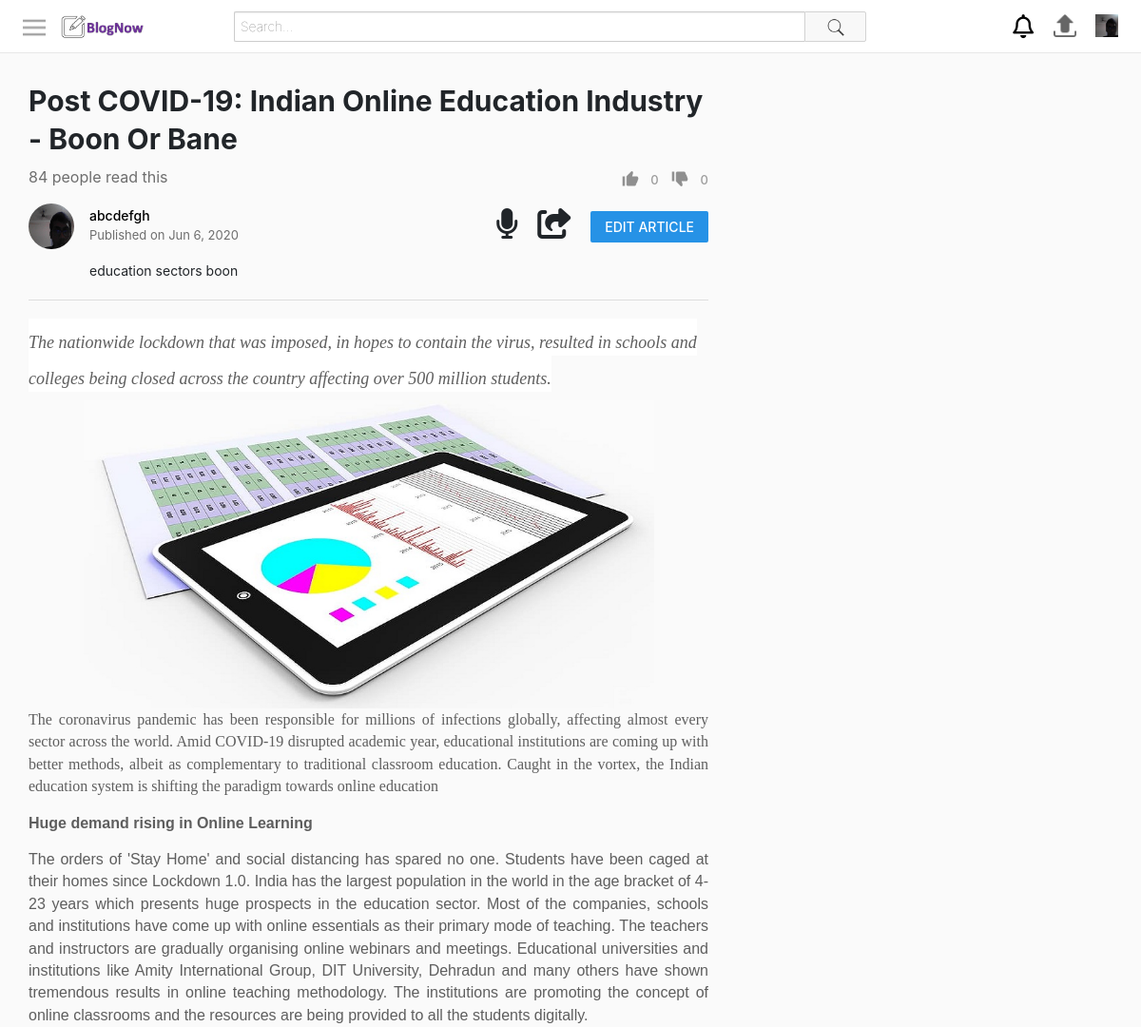
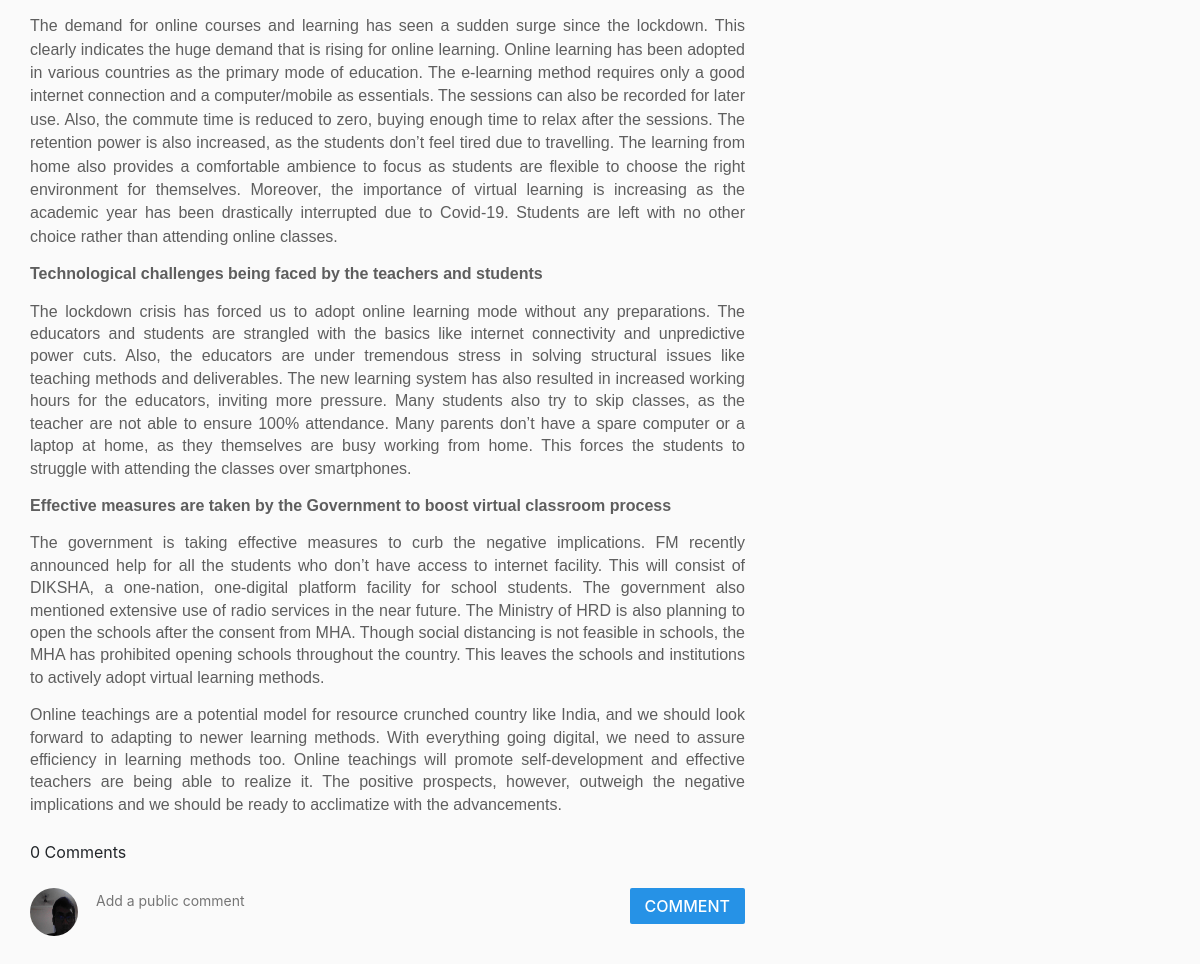
/read.php?id=171 (signed in), run on the app's committed database (2 pictures, top to bottom).
### tables this page shows
CREATE TABLE `users` (
  `id` int(11) NOT NULL,
  `firstName` varchar(25) NOT NULL,
  `lastName` varchar(25) NOT NULL,
  `username` varchar(25) NOT NULL,
  `email` varchar(100) NOT NULL,
  `password` varchar(255) NOT NULL,
  `signUpDate` datetime NOT NULL DEFAULT current_timestamp(),
  `profilePic` varchar(255) NOT NULL,
  `statusPaused` int(11) NOT NULL DEFAULT 0,
  `statusPaused2` int(11) NOT NULL DEFAULT 0
);

CREATE TABLE `articles` (
  `id` int(11) NOT NULL,
  `uploadedBy` varchar(50) NOT NULL,
  `title` varchar(70) NOT NULL,
  `description` varchar(1000) NOT NULL,
  `privacy` int(11) NOT NULL,
  `category` int(11) NOT NULL,
  `uploadDate` datetime NOT NULL DEFAULT current_timestamp(),
  `views` int(11) NOT NULL,
  `length` varchar(10) NOT NULL,
  `content` varchar(10000) NOT NULL
);

### includes/classes/User.php (called while the page is built, shortened)
<?php
class User{
    private $con, $sqlData, $username;
    public function __construct($con, $username) {
        $this->con=$con;
        $query=$this->con->prepare("SELECT * FROM users WHERE username = :un");
        $query->bindParam(":un", $username);
        $query->execute();
        $this->sqlData=$query->fetch(PDO::FETCH_ASSOC);
        $this->username=$username;
    }
    public static function isLoggedIn() {
        return isset($_SESSION["userLoggedIn"]);
    }
    public function getUsername() {
        return $this->username;
    }
    public function getProfilePic() {
        if($this->sqlData)
            return $this->sqlData["profilePic"];
        else
            return "assets/images/profilePictures/default.png";
    }
}
?>

### includes/classes/Article.php (called while the page is built, shortened)
<?php
class Article{
    private $con, $sqlData, $userLoggedInObj;
    public function __construct($con, $input, $userLoggedInObj) {
        $this->con=$con;
        $this->userLoggedInObj=$userLoggedInObj;
        if(is_array($input)){
            $this->sqlData=$input;
        }
        else{
            $query=$this->con->prepare("SELECT * FROM articles WHERE id = :id");
            $query->bindParam(":id", $input);
            $query->execute();
            $this->sqlData=$query->fetch(PDO::FETCH_ASSOC);
        }
    }
    public function getId() {
        return $this->sqlData["id"];
    }
    public function getUploadedBy() {
        return $this->sqlData["uploadedBy"];
    }
    public function getTitle() {
        return $this->sqlData["title"];
    }
    public function getDescription() {
        return $this->sqlData["description"];
    }
    public function getContent() {
        return $this->sqlData["content"];
    }
    public function getUploadDate() {
        $date=$this->sqlData["uploadDate"];
        return date("M j, Y", strtotime($date));
    }
    public function getViews() {
        return $this->sqlData["views"];
    }
    public function incrementViews() {
        $articleId=$this->getId();
        $this->sqlData["views"]=$this->sqlData["views"]+1;
    }
        public function getLikes() {
        $query=$this->con->prepare("SELECT count(*) as'count' FROM likes WHERE articleId=:articleId");
        $query->bindParam(":articleId", $articleId);
        $query->execute();
        $data=$query->fetch(PDO::FETCH_ASSOC);
        return $data["count"];
        }
        public function getDislikes() {
            $query=$this->con->prepare("SELECT count(*) as'count' FROM dislikes WHERE articleId=:articleId");
            $query->bindParam(":articleId", $articleId);
            $query->execute();
            $data=$query->fetch(PDO::FETCH_ASSOC);
            return $data["count"];
            }
            public function wasLikedBy() {
                $query=$this->con->prepare("SELECT * FROM likes WHERE username=:username and articleId=:articleId");
                $query->bindParam(":username", $username);
                $query->bindParam(":articleId", $id);
                $id=$this->getId();
                $username=$this->userLoggedInObj->getUsername();
                $query->execute();
                return $query->rowCount() >0;
            }
            public function wasDislikedBy() {
                $query=$this->con->prepare("SELECT * FROM dislikes WHERE username=:username and articleId=:articleId");
                $query->bindParam(":username", $username);
                $query->bindParam(":articleId", $id);
                $query->execute();
                return $query->rowCount() >0;
            }
}
?>

### includes/classes/ButtonProvider.php (the view, shortened to what this page needs)
<?php
class ButtonProvider {
    public static $signInFunction="notSignedIn()";
    public static function createLink($link) {
        return User::isLoggedIn() ? $link: ButtonProvider::$signInFunction;
    }
    public static function createButton($text, $imageSrc, $action, $class) {
       $image=($imageSrc==null)?"":"<img src='$imageSrc'>";
       $action=ButtonProvider::createLink($action);
        return "<button class='$class' onclick='$action' >
                    $image
                    <span class='text'>$text</span>
                </button>";
    }
    public static function createHyperlinkButton($text, $imageSrc, $href, $class) {
        $image=($imageSrc==null)?"":"<img src='$imageSrc'>";
         return "<a href='$href'>
                    <button class='$class' >
                        $image
                        <span class='text'>$text</span>
                    </button>
                 </a>";
     }
    public static function createUserProfileButton($con, $username) {
        $userObj=new User($con, $username);
        $profilePic=$userObj->getProfilePic();
        $link="profile.php?username=$username";
        if($username=="") {
            $userProfile="<a onclick='notSignedIn2(this)'>";
        }
        else {
            $userProfile="<a href='$link'>";
        }
        return "$userProfile
                    <img src='$profilePic' class='profilePicture'>
                </a>";
    }
    public static function createEditArticleButton($articleId) {
        $href="editArticle.php?articleId=$articleId";
        $button=ButtonProvider::createHyperlinkButton("EDIT ARTICLE", null, $href, "edit button");
        return "<div class=editArticleButtonContainer>
            $button
        </div>";
    }
    public static function createUserProfileNavigationButton($con, $username) {
        if(User::isLoggedIn()) {
            return ButtonProvider::createUserProfileButton($con, $username);
        }
        else {
            return "<a href='signIn.php'>
                        <span class='signInLink'>SIGN IN</span>
                    </a>";
        }
    }
}
?>

### includes/classes/ArticleInfoSection.php
<?php
require_once("includes/classes/ArticleInfoControls.php");
class  ArticleInfoSection {
    private $con, $article, $userLoggedInObj;
    public function __construct($con, $article, $userLoggedInObj) {
            $this->article=$article;
            $this->con=$con;
            $this->userLoggedInObj=$userLoggedInObj;
    }
    public function create() {
        return $this->createPrimaryInfo() . $this->createSecondaryInfo();
    }
    private function createPrimaryInfo() {
        $title=$this->article->getTitle();
        $views=$this->article->getViews();
        $articleInfoControls=new ArticleInfoControls($this->article, $this->userLoggedInObj);
        $controls=$articleInfoControls->create();
        return "<div class='articleInfo'>
                    <h1>$title</h1>
                    <div class='bottomSection'>
                        <span class='viewCount'>$views people read this</span>
                        $controls
                    </div>
                </div>";
    }
    private function createSecondaryInfo() {
        $description=$this->article->getDescription();
        $uploadDate=$this->article->getUploadDate();
        $uploadedBy=$this->article->getUploadedBy();
        $profileButton=ButtonProvider::createUserProfileButton($this->con, $uploadedBy);
        if($uploadedBy == $this->userLoggedInObj->getUsername()) {
            $actionButton=ButtonProvider::createEditArticleButton($this->article->getId());
        }
        else {
            $userToObj=new User($this->con, $uploadedBy);
            $actionButton=ButtonProvider::createSubscriberButton($this->con, $userToObj, $this->userLoggedInObj);
        }
        $btn="btn";
        $speak="<a class='iconMargin' id='speaker'>
                    <i class='fas fa-2x fa-microphone'></i>
                </a>";
        $share="<a class='iconMargin' id='$btn'>
                    <i class='fas fa-2x fa-share-square'></i>
                </a>";
        return "<div class='secondaryInfo'>
                    <div class='topRow'>
                    $profileButton
                    <div class='uploadInfo'>
                        <span class='owner'>
                            <a href='profile.php?username=$uploadedBy'>
                                $uploadedBy
                            </a>
                        </span>
                        <span class='date'>Published on $uploadDate</span>
                    </div>
                    $speak
                    $share
                    $actionButton
                    </div>
                    <div class='descriptionContainer'>
                        $description
                    </div>
                </div>";
    }
}
?>

### includes/classes/ArticleRead.php
<?php
class ArticleRead {
    private $article;
    public function __construct($article) {
            $this->article=$article;
    }
    public function create() {
        $content=$this->article->getContent();
        return "<div class='articleRead'>
                    $content
                </div>";
    }
}
?>

### assets/css/style.css (style rules this page uses)
html, body { height:100%; padding:0; margin:0; }
#mastHeadContainer button:not(.searchButton), #mastHeadContainer .rightIcons img { cursor: pointer; width: 40px; height: 40px; padding: 8px; box-sizing: border-box; border: none; background-color: transparent; }
#mastHeadContainer .rightIcons a { vertical-align: top; }
.readLeftColumn .articleRead { width:100%; }
.articleInfo { width: 100%; padding: 20px 0 8px 0; }
.articleInfo h1 { display: block; overflow: hidden; font-size: 30px; font-weight: 750; line-height: 40px; }
.articleInfo .bottomSection { display: flex; }
.articleInfo .bottomSection .viewCount { color: rgba(17,17,17,0.6); font-size: 16px; flex: 1; }
.articleInfo .bottomSection .controls button { padding: 0; background-color: transparent; border: none; color: rgba(17,17,17,0.4); font-weight: 500; font-size: 13px; cursor: pointer; }
.articleInfo .bottomSection .controls button img { height:20px; width:20px; margin:4px 8px 8px 8px; }
.secondaryInfo .topRow { display: flex; margin-bottom: 12px; }
.profilePicture { height:100% }
.secondaryInfo .topRow .profilePicture { margin-right: 16px; width: 48px; height: 48px; border-radius: 50%; }
.secondaryInfo .topRow .uploadInfo { flex:1; display:flex; flex-direction:column; margin-right: 10px }
.secondaryInfo .topRow .uploadInfo .date { color: rgba(17,17,17,0.6); font-size:13px; font-weight:400; }
.secondaryInfo .descriptionContainer { margin-left: 64px; max-width: 615px; font-size: 14px; font-weight: 400; line-height: 21px; }
.secondaryInfo { border-bottom: 1px solid #dedede; padding-bottom: 20px; margin-bottom: 20px; }
.secondaryInfo .topRow .button { padding: 6px 15px; cursor: pointer; font-weight: 500; border-radius: 2px; border: none; font-size: 14px; }
.secondaryInfo .topRow .subscribeButtonContainer, .secondaryInfo .topRow .editArticleButtonContainer { display: flex; flex-direction: column; justify-content: center; }
.editArticleButtonContainer .edit { background-color:#2692e6; color:#fff; }
.secondaryInfo .topRow .uploadInfo .owner a { font-size:14px; font-weight:500; color:#000; }
.commentSection .header .commentForm .profilePicture, .commentSection .comment .profilePicture, .commentForm .profilePicture { margin-right: 16px; width: 48px; height: 48px; border-radius: 50%; }
.commentSection .header .commentForm .postComment, .itemContainer .commentForm .postComment, .itemContainer .commentForm .cancelComment { height: 36px; background-color: #2692e6; color:#fff; font-weight: 500; border:none; padding: 0 15px; border-radius: 2px; }
.iconMargin { margin-top: 5px; margin-right: 20px; cursor: pointer; }
* { box-sizing: border-box; }

### data on the page
users: profilePic (picture)
articles: title "Post COVID-19: Indian Online Education Industry - Boon Or Bane", uploadedBy "abcdefgh", uploadDate "Jun 6, 2020", description "education sectors boon", content "The nationwide lockdown that was imposed, in hopes to contain the virus, resulted in schools and colleges being closed across the country affecting over 500 million students. The coronavirus pandemic has been responsible for millions of infections globally, affecting almost every sector across the world. Amid COVID-19 disrupted academic year, educational institutions are coming up with better methods, albeit as complementary to traditional classroom education. Caught in the vortex, the Indian education system is shifting the paradigm towards online education Huge demand rising in Online Learning The orders of 'Stay Home' and social distancing has spared no one. Students have been caged at…", content (picture)

### other printed values
$views "84"
$text "0 0 COMMENT"
$text "EDIT ARTICLE"
$numComments "0"
